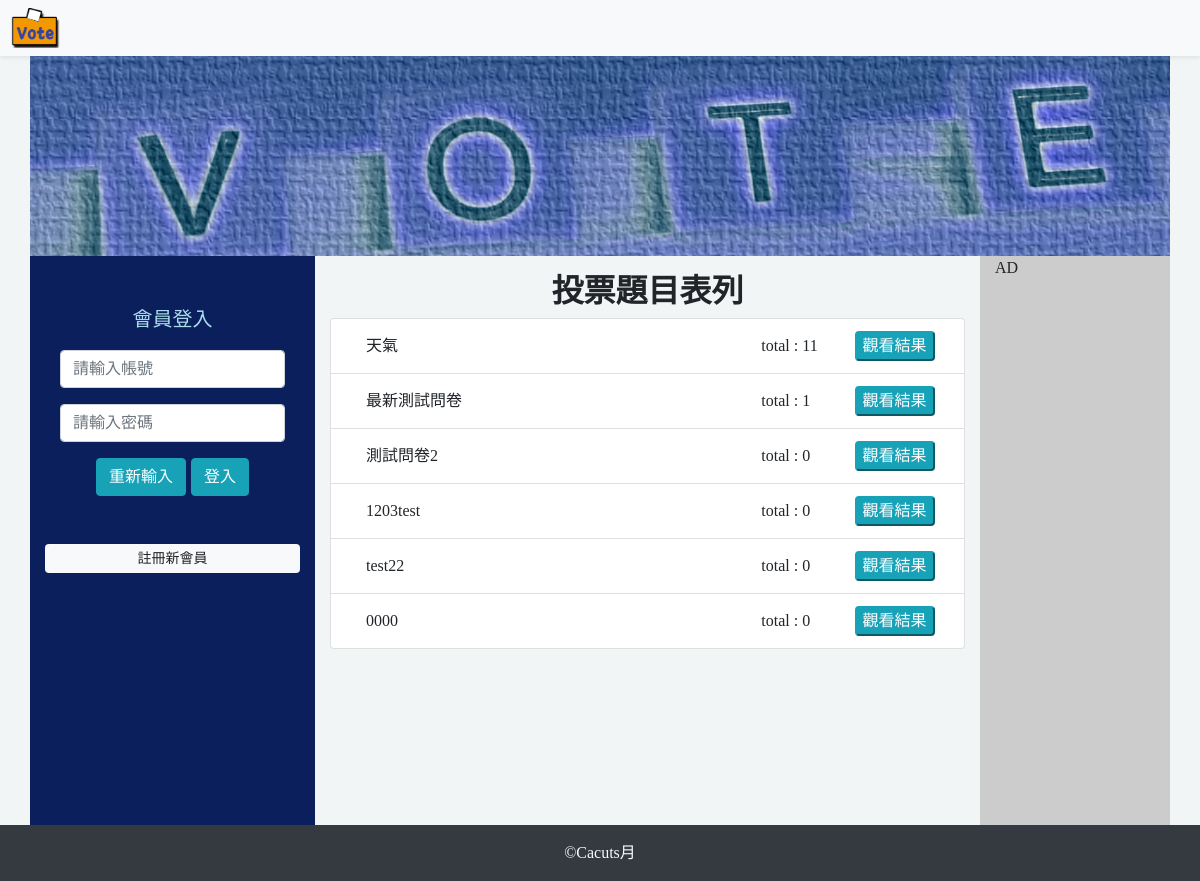
Before: / with the older database file.
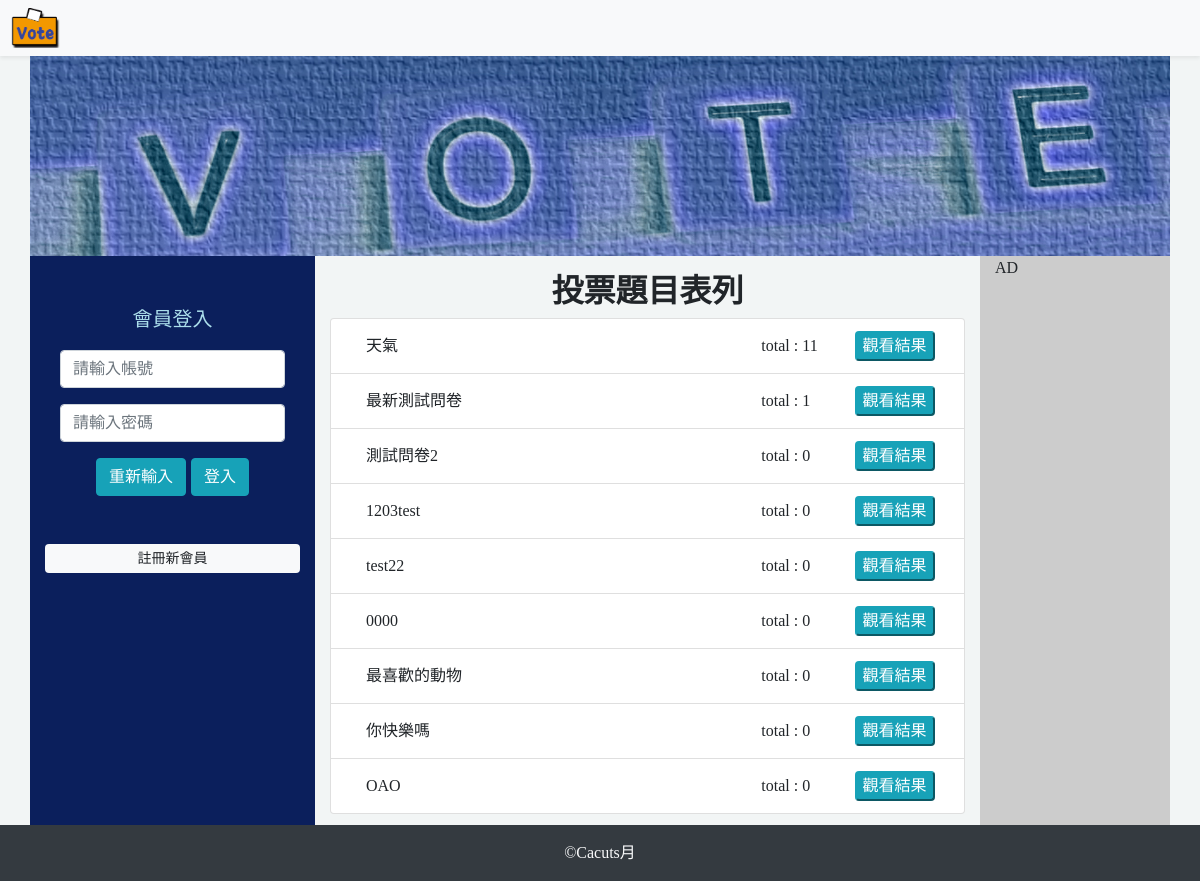
After: the same page with the newer database file.
### tables this page shows
CREATE TABLE `topics` (
  `id` int(11) UNSIGNED NOT NULL,
  `topic` varchar(128) NOT NULL COMMENT '主題'
);

### api/db.php (called while the page is built, shortened)
<?php
$dsn="mysql:host=localhost;charset=utf8;dbname=vote";
$pdo=new PDO($dsn,'root','');
 function rows($table,$array){
    global $pdo;
    $sql="SELECT count(*) FROM `$table` WHERE ";
        foreach($array as $key=>$value){
            $tmp[]="`$key`='$value'";
        }
        $sql=$sql. implode(" AND ",$tmp);
    return $pdo->query($sql)->fetchColumn();
}
function all($table,...$arg){
global $pdo;
$sql="SELECT * FROM `$table` ";
if(isset($arg[0])){
    if(is_array($arg[0])){
        foreach($arg[0] as $key=>$value){
            $tmp[]="`$key`='$value'";
        }
        $sql=$sql."where " . implode(" AND ",$tmp);
    }else{
        $sql=$sql.$arg[0];
    }
}
$rows=$pdo->query($sql)->fetchAll(PDO::FETCH_ASSOC);
return $rows;
}
function q($sql){
    global $pdo;
    return $pdo->query($sql)->fetchAll(PDO::FETCH_ASSOC);
}
?>

### frontend/show_vote_list.php (the view)
<h2 class="text-center mt-3 font-weight-bold">投票題目表列</h2>
<?php
$subjects=all('topics');
echo "<ol class='list-group'>";
foreach ($subjects as $key => $value) {
    if(rows('options',['topic_id'=>$value['id']]) > 0){
    echo "<li class='list-group-item'>";
    if(isset($_SESSION['user'])){
        echo "<a class='d-inline-block col-md-8 ' href='index.php?do=vote&id={$value['id']}'>";
        echo $value['topic'];
        echo "</a>";
    }else{
        echo "<span class='d-inline-block col-md-8'>".$value['topic']."</span>";
    }
    $count=q("select sum(`count`) as 'total' from `options` where `topic_id`='{$value['id']}'");
    echo "<span class='d-inline-block col-md-2 '>";
    echo "total : ". $count[0]['total'] ;
    echo "</span>";
    echo "<a href='?do=vote_result&id={$value['id']}' class='d-inline-block col-md-2 text-center p-0'>";
    echo "<button class='btn-info rounded'>觀看結果</button>";
    echo "</a>";
    echo "</li>";
}
}
echo "</ol>";
?>

### index.php (shortened to what this page needs)
<?php include_once "./api/db.php"; ?>
<!DOCTYPE html>
<html lang="en">
<head>
    <link rel="stylesheet" href="https://cdnjs.cloudflare.com/ajax/libs/font-awesome/6.0.0-beta3/css/all.min.css" />
    <link rel="stylesheet" href="https://stackpath.bootstrapcdn.com/bootstrap/4.2.1/css/bootstrap.min.css">
</head>
<body >
    <nav class="container-fluid bg-light shadow-sm py-2 px-2 text-right  d-flex justify-content-between my-0">
    <div class="my-0">
        <a href="index.php">
            <img src="./img/logo1.png" alt="LOGO" width="55px" height="40px" >
        </a>
    </div>
    </nav>
<header class="container bg-warning">
    <div class="row">
    <a  href="index.php">
    <img src="./img/vote-header.jpg" alt="標題圖" >
    </a>
    </div>
</header>
<main class="d-flex row px-0 container mx-auto">
<?php include "./frontend/aside.php";?>
<section class="container col-7">
    <?php
    $do=(isset($_GET['do']))?$_GET['do']:'show_vote_list';
    $file="./frontend/".$do.".php";
    if(file_exists($file)){
        include $file;
    }else{
        include "./frontend/show_vote_list.php";
    }
    ?>
</section>
<div class="container col-2 ad ">
AD
</div>
</main>
<footer class="py-3 text-center text-light bg-dark container-fluid">
    &copy;Cacuts月
</footer>
</body>
</html>

### frontend/aside.php (shortened to what this page needs)
<aside class="container col-3 member ">
        <div class="row-cols-1 d-flex flex-column">
    <?php
    if(isset($_SESSION['user'])){
        echo "<span class='pr-5 mt-3'>{$_SESSION['name']}的工作列 : )</span>";
        ?>
            <a class="px-2 mt-3 a" href="./backend/index.php?do=show_vote_list">投票管理</a>
            <a class="px-2 mt-3 a" href="./backend/index.php?do=member">會員管理</a>
            <?php
            if($_SESSION['id']==1){
            ?>
            <a class="px-2 mt-3 a" href="./backend/index.php?do=adImg">廣告管理</a>
            <?php
            }
            ?>
        <?php
    }else{
        ?>
        <div class="container mt-5">
            <form action="./api/check_login.php" method="post" class="text-center">
            <div class="m-auto">
                <p>會員登入</p>
                <input class="mt-3 form-control" type="text" name="account" placeholder="請輸入帳號" >
                <input class="mt-3 form-control" type="password" name="password" placeholder="請輸入密碼">
                <input class="mt-3 btn btn-info rounded" type="reset" value="重新輸入">
                <input class="mt-3 btn btn-info rounded" type="submit" value="登入">
            </div>
            </form>
        </div>
        <a href="../index.php?do=reg" class="mt-5 btn-sm  btn-light rounded">註冊新會員</a>
        </div>
        <?php
        }
        ?>
    </aside>

### index.php (style rules this page uses)
body { background-color: #f2f5f5; font-family: Microsoft JhengHei; }
header { height: 200px; overflow: hidden; }
section { height:624.5px; overflow: scroll; }
.ad { background-color: #CCC; }
.member { text-align: center; background-color:#0b1f5c; color: #abdeeb; font-size: 20px; }
footer { position: fixed; bottom: 0px; width: 1110px; }

Changed rows visible on the page:
added topics: topic "最喜歡的動物", total "0"
added topics: topic "你快樂嗎", total "0"
added topics: topic "OAO", total "0"
